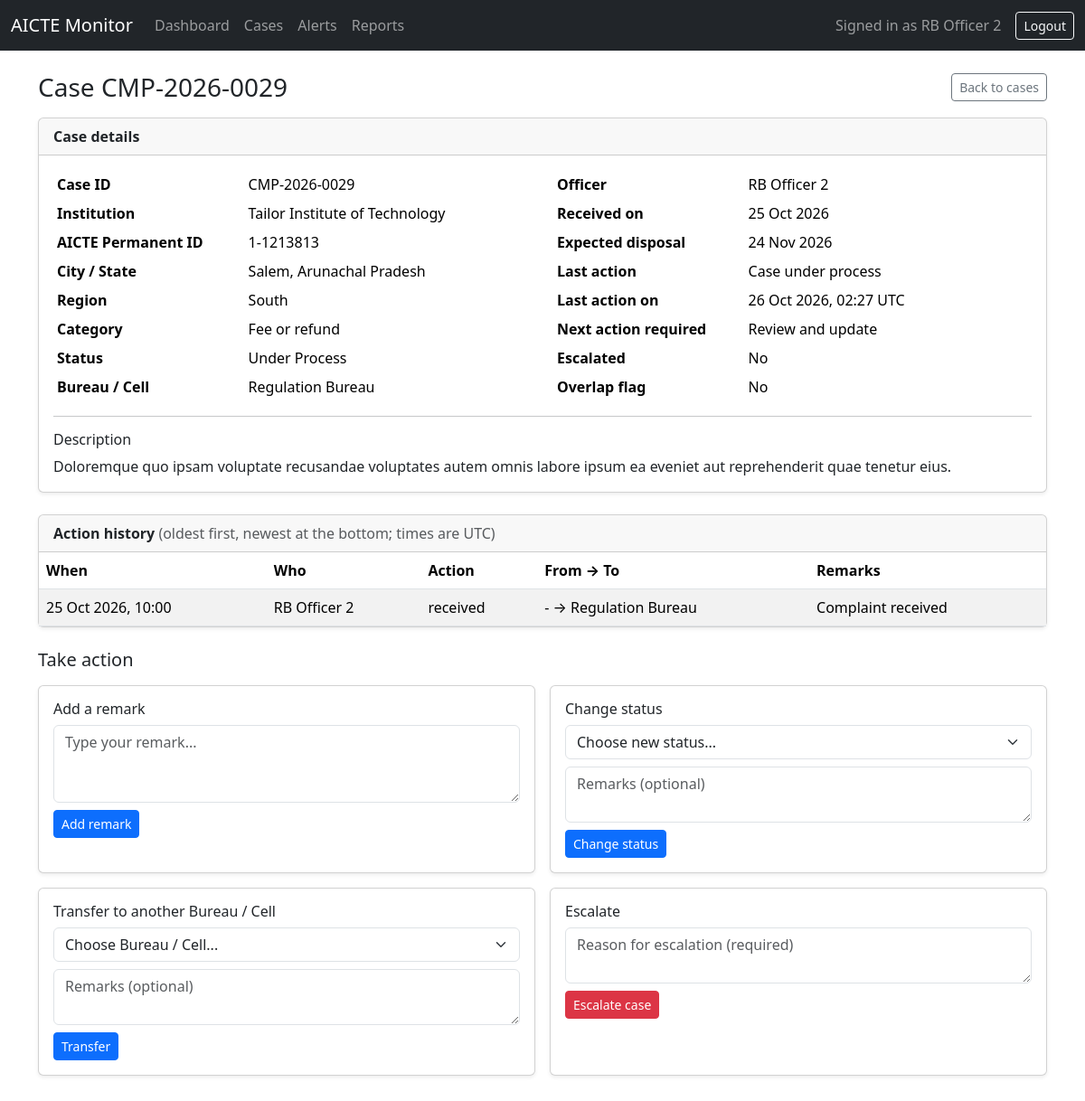
Page /cases/CMP-2026-0029 (signed in) on the earlier database version.
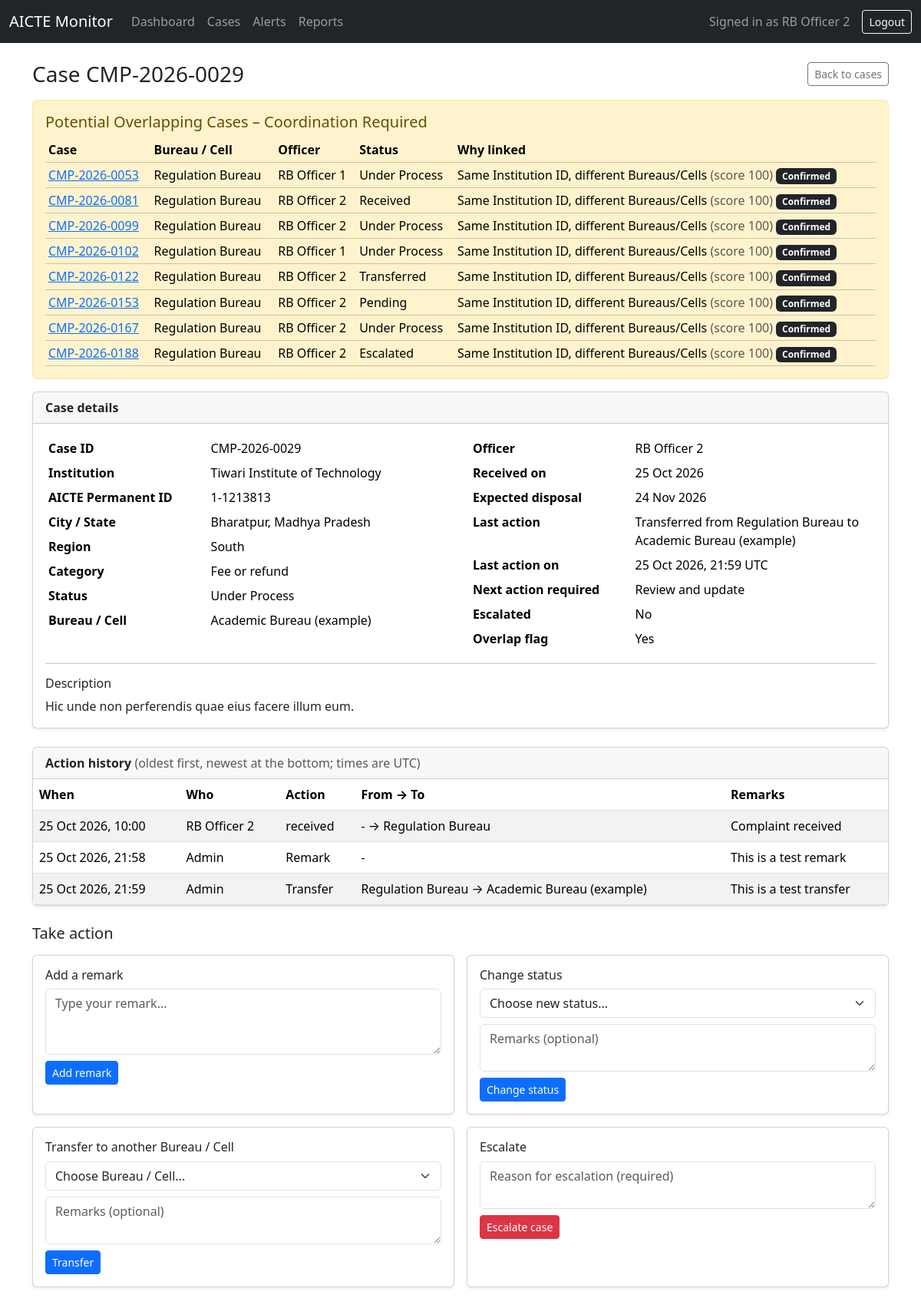
Same page on the later database version.
### models.py (models this page shows)
class Institution(db.Model):
    __tablename__ = "institutions"
    id = db.Column(db.String(20), primary_key=True)  # AICTE Permanent ID
    name = db.Column(db.String(200), nullable=False)
    city = db.Column(db.String(100))
    state = db.Column(db.String(100))
    region = db.Column(db.String(50))
    cases = db.relationship("Case", backref="institution")

class Bureau(db.Model):
    __tablename__ = "bureaus"
    id = db.Column(db.Integer, primary_key=True)
    code = db.Column(db.String(20), unique=True, nullable=False)
    name = db.Column(db.String(120), nullable=False)

class Case(db.Model):
    __tablename__ = "cases"
    id = db.Column(db.String(30), primary_key=True)  # e.g. CMP-2026-0001
    institution_id = db.Column(db.String(20), db.ForeignKey("institutions.id"), nullable=False)
    category = db.Column(db.String(60))
    description = db.Column(db.Text)
    received_on = db.Column(db.Date)
    status = db.Column(db.String(30), default="Received")
    current_bureau_id = db.Column(db.Integer, db.ForeignKey("bureaus.id"))
    assigned_officer_id = db.Column(db.Integer, db.ForeignKey("users.id"))
    last_action_summary = db.Column(db.String(200))
    last_action_on = db.Column(db.DateTime)
    next_action_required = db.Column(db.String(200))
    expected_disposal_on = db.Column(db.Date)
    is_escalated = db.Column(db.Boolean, default=False)
    overlap_flag = db.Column(db.Boolean, default=False)
    current_bureau = db.relationship("Bureau")
    officer = db.relationship("User")
    actions = db.relationship("CaseAction", backref="case", order_by="CaseAction.performed_at")

class CaseAction(db.Model):
    __tablename__ = "case_actions"
    id = db.Column(db.Integer, primary_key=True)
    case_id = db.Column(db.String(30), db.ForeignKey("cases.id"), nullable=False)
    action_type = db.Column(db.String(30))
    from_bureau_id = db.Column(db.Integer, db.ForeignKey("bureaus.id"))
    to_bureau_id = db.Column(db.Integer, db.ForeignKey("bureaus.id"))
    performed_by = db.Column(db.Integer, db.ForeignKey("users.id"))
    performed_at = db.Column(db.DateTime, default=datetime.utcnow)
    remarks = db.Column(db.Text)

class User(UserMixin, db.Model):
    __tablename__ = "users"
    id = db.Column(db.Integer, primary_key=True)
    name = db.Column(db.String(100), nullable=False)
    email = db.Column(db.String(120), unique=True, nullable=False)
    password_hash = db.Column(db.String(255), nullable=False)
    role = db.Column(db.String(30), nullable=False)  # admin, officer, regional, senior
    bureau_id = db.Column(db.Integer, db.ForeignKey("bureaus.id"))
    region = db.Column(db.String(50))
    bureau = db.relationship("Bureau")

class CaseLink(db.Model):
    __tablename__ = "case_links"
    id = db.Column(db.Integer, primary_key=True)
    case_a_id = db.Column(db.String(30), db.ForeignKey("cases.id"))
    case_b_id = db.Column(db.String(30), db.ForeignKey("cases.id"))
    link_type = db.Column(db.String(30))
    match_score = db.Column(db.Integer)
    reason = db.Column(db.String(250))
    review_state = db.Column(db.String(20), default="suggested")  # suggested, confirmed, dismissed
    created_at = db.Column(db.DateTime, default=datetime.utcnow)

### app.py (the view)
@app.route("/cases/<case_id>")
def case_detail(case_id):
    case = db.get_or_404(Case, case_id)
    links = (
        CaseLink.query.filter(
            or_(CaseLink.case_a_id == case.id, CaseLink.case_b_id == case.id),
            CaseLink.review_state != "dismissed",
        )
        .order_by(CaseLink.match_score.desc())
        .all()
    )
    linked_cases = []
    for link in links:
        other_id = link.case_b_id if link.case_a_id == case.id else link.case_a_id
        other = db.session.get(Case, other_id)
        if other:
            linked_cases.append({"link": link, "case": other})
    bureau_names = {b.id: b.name for b in Bureau.query.all()}
    user_names = {u.id: u.name for u in User.query.all()}
    return render_template(
        "case_detail.html",
        case=case,
        linked_cases=linked_cases,
        bureaus=Bureau.query.order_by(Bureau.name).all(),
        bureau_names=bureau_names,
        user_names=user_names,
        statuses=status_choices(),
    )

### app.py (called while the page is built)
@login_manager.user_loader
def load_user(user_id):
    return db.session.get(User, int(user_id))

@app.before_request
def require_login():
    if request.endpoint in ("login", "static"):
        return None
    if not current_user.is_authenticated:
        return redirect(url_for("login"))
    return None

def status_choices():
    in_database = [
        row[0]
        for row in db.session.query(Case.status).filter(Case.status.isnot(None)).distinct()
    ]
    return sorted(set(DEFAULT_STATUSES) | set(in_database))

### templates/case_detail.html (shortened to what the changed rows need)
{% extends "base.html" %}
{% block content %}
<div class="d-flex justify-content-between align-items-center mb-3">
    <h3 class="mb-0">
        Case {{ case.id }}
    </h3>
    <a href="/cases" class="btn btn-outline-secondary btn-sm">Back to cases</a>
</div>
{% if linked_cases %}
<div class="alert alert-warning">
    <h5 class="alert-heading">Potential Overlapping Cases &ndash; Coordination Required</h5>
    <div class="table-responsive">
        <table class="table table-sm table-warning align-middle mb-0">
            <thead>
                <tr>
                    <th>Case</th>
                    <th>Bureau / Cell</th>
                    <th>Officer</th>
                    <th>Status</th>
                    <th>Why linked</th>
                </tr>
            </thead>
            <tbody>
                {% for item in linked_cases %}
                <tr>
                    <td><a href="/cases/{{ item.case.id }}">{{ item.case.id }}</a></td>
                    <td>{{ item.case.current_bureau.name if item.case.current_bureau else '-' }}</td>
                    <td>{{ item.case.officer.name if item.case.officer else 'Unassigned' }}</td>
                    <td>{{ item.case.status or '-' }}</td>
                    <td>
                        {{ item.link.reason or '-' }}
                        {% if item.link.match_score is not none %}
                            <span class="text-muted">(score {{ item.link.match_score }})</span>
                        {% endif %}
                        {% if item.link.review_state == 'confirmed' %}
                            <span class="badge bg-dark">Confirmed</span>
                        {% endif %}
                    </td>
                </tr>
                {% endfor %}
            </tbody>
        </table>
    </div>
</div>
{% endif %}
<div class="card shadow-sm mb-4">
    <div class="card-body">
        <div class="row">
            <div class="col-md-6">
                <table class="table table-borderless table-sm mb-0">
                    <tr><th style="width:40%">Case ID</th><td>{{ case.id }}</td></tr>
                    <tr><th>Institution</th><td>{{ case.institution.name }}</td></tr>
                    <tr><th>AICTE Permanent ID</th><td>{{ case.institution.id }}</td></tr>
                    <tr><th>City / State</th><td>{{ case.institution.city or '-' }}, {{ case.institution.state or '-' }}</td></tr>
                    <tr><th>Region</th><td>{{ case.institution.region or '-' }}</td></tr>
                    <tr><th>Category</th><td>{{ case.category or '-' }}</td></tr>
                    <tr><th>Status</th><td>{{ case.status or '-' }}</td></tr>
                    <tr><th>Bureau / Cell</th><td>{{ case.current_bureau.name if case.current_bureau else '-' }}</td></tr>
                </table>
            </div>
            <div class="col-md-6">
                <table class="table table-borderless table-sm mb-0">
                    <tr><th style="width:40%">Officer</th><td>{{ case.officer.name if case.officer else 'Unassigned' }}</td></tr>
                    <tr><th>Received on</th><td>{{ case.received_on.strftime('%d %b %Y') if case.received_on else '-' }}</td></tr>
                    <tr><th>Expected disposal</th><td>{{ case.expected_disposal_on.strftime('%d %b %Y') if case.expected_disposal_on else '-' }}</td></tr>
                    <tr><th>Last action</th><td>{{ case.last_action_summary or '-' }}</td></tr>
                    <tr><th>Last action on</th><td>{{ case.last_action_on.strftime('%d %b %Y, %H:%M') + ' UTC' if case.last_action_on else '-' }}</td></tr>
                    <tr><th>Next action required</th><td>{{ case.next_action_required or '-' }}</td></tr>
                    <tr><th>Escalated</th><td>{{ 'Yes' if case.is_escalated else 'No' }}</td></tr>
                    <tr><th>Overlap flag</th><td>{{ 'Yes' if case.overlap_flag else 'No' }}</td></tr>
                </table>
            </div>
        </div>
        <hr>
        <h6>Description</h6>
        <p class="mb-0" style="white-space: pre-wrap;">{{ case.description or 'No description.' }}</p>
    </div>
</div>
<div class="card shadow-sm mb-4">
    <div class="table-responsive">
        <table class="table table-striped align-middle mb-0">
            <thead>
                <tr>
                    <th>When</th>
                    <th>Who</th>
                    <th>Action</th>
                    <th>From &rarr; To</th>
                    <th>Remarks</th>
                </tr>
            </thead>
            <tbody>
                {% for a in case.actions %}
                <tr>
                    <td class="text-nowrap">{{ a.performed_at.strftime('%d %b %Y, %H:%M') if a.performed_at else '-' }}</td>
                    <td>{{ user_names.get(a.performed_by, 'Unknown') }}</td>
                    <td>{{ a.action_type or '-' }}</td>
                    <td>
                        {% if a.from_bureau_id or a.to_bureau_id %}
                            {{ bureau_names.get(a.from_bureau_id, '-') }} &rarr; {{ bureau_names.get(a.to_bureau_id, '-') }}
                        {% else %}-{% endif %}
                    </td>
                    <td style="white-space: pre-wrap;">{{ a.remarks or '-' }}</td>
                </tr>
                {% else %}
                <tr><td colspan="5" class="text-center text-muted py-3">No actions recorded yet.</td></tr>
                {% endfor %}
            </tbody>
        </table>
    </div>
</div>
{% endblock %}

### templates/base.html (shortened to what this page needs)
<!DOCTYPE html>
<html lang="en">
<head>
    <link href="https://cdn.jsdelivr.net/npm/bootstrap@5.3.3/dist/css/bootstrap.min.css" rel="stylesheet">
</head>
<body>
<nav class="navbar navbar-expand-lg navbar-dark bg-dark">
    <div class="container-fluid">
        <a class="navbar-brand" href="/dashboard">AICTE Monitor</a>
        {% if current_user.is_authenticated %}
        <div class="collapse navbar-collapse" id="mainNav">
            <ul class="navbar-nav me-auto">
                <li class="nav-item"><a class="nav-link" href="/dashboard">Dashboard</a></li>
                <li class="nav-item"><a class="nav-link" href="/cases">Cases</a></li>
                <li class="nav-item"><a class="nav-link" href="/alerts">Alerts</a></li>
                <li class="nav-item"><a class="nav-link" href="/reports">Reports</a></li>
            </ul>
            <span class="navbar-text me-3">Signed in as {{ current_user.name }}</span>
            <a class="btn btn-outline-light btn-sm" href="/logout">Logout</a>
        </div>
        {% endif %}
    </div>
</nav>
<div class="container mt-4">
    {% block content %}{% endblock %}
</div>
</body>
</html>

Differences in the rows shown:
changed Case "Fee or refund": last_action_summary "Case under process" → "Transferred from Regulation Bureau to Academic Bureau (example)"; last_action_on "26 Oct 2026, 02:27 UTC" → "25 Oct 2026, 21:59 UTC"; overlap_flag "No" → "Yes"; description "Doloremque quo ipsam voluptate recusandae voluptates autem omnis labore ipsum ea eveniet aut reprehenderit quae tenetur eius." → "Hic unde non perferendis quae eius facere illum eum."
now on this page (row edited): Case: case.id "CMP-2026-0053", case "Under Process"
now on this page (row edited): User: case.officer "RB Officer 1" "RB Officer 1"
added CaseLink: link "Same Institution ID, different Bureaus/Cells", link.match_score "100"
now on this page (row edited): Case: case.id "CMP-2026-0081", case "Received"
added CaseLink: link "Same Institution ID, different Bureaus/Cells", link.match_score "100"
now on this page (row edited): Case: case.id "CMP-2026-0099", case "Under Process"
added CaseLink: link "Same Institution ID, different Bureaus/Cells", link.match_score "100"
now on this page (row edited): Case: case.id "CMP-2026-0102", case "Under Process"
added CaseLink: link "Same Institution ID, different Bureaus/Cells", link.match_score "100"
now on this page (row edited): Case: case.id "CMP-2026-0122", case "Transferred"
added CaseLink: link "Same Institution ID, different Bureaus/Cells", link.match_score "100"
now on this page (row edited): Case: case.id "CMP-2026-0153", case "Pending"
added CaseLink: link "Same Institution ID, different Bureaus/Cells", link.match_score "100"
now on this page (row edited): Case: case.id "CMP-2026-0167", case "Under Process"
added CaseLink: link "Same Institution ID, different Bureaus/Cells", link.match_score "100"
now on this page (row edited): Case: case.id "CMP-2026-0188", case "Escalated"
added CaseLink: link "Same Institution ID, different Bureaus/Cells", link.match_score "100"
changed Institution "South": institution.name "Tailor Institute of Technology" → "Tiwari Institute of Technology"; institution "Salem" → "Bharatpur"; institution "Arunachal Pradesh" → "Madhya Pradesh"
now on this page (row unchanged): Bureau: current_bureau "Academic Bureau (example)", get "Academic Bureau (example)"
added CaseAction: performed_at "25 Oct 2026, 21:58", get "Admin", action_type "Remark", remarks "This is a test remark"
added CaseAction: performed_at "25 Oct 2026, 21:59", get "Admin", action_type "Transfer", {{ bureau_names.get(a.from_bureau_id, '-') }} "Regulation Bureau", remarks "This is a test transfer"
Other differences:
{{ case.current_bureau.name if case.current_bureau else '-' }}: "Regulation Bureau" → "Academic Bureau (example)"
text now shown: "Potential Overlapping Cases – Coordination Required Case Bureau / Cell Officer Status Why linked"
new list line: "Regulation Bureau"
new list line: "(score ) Confirmed"
new list line: "RB Officer 2"
